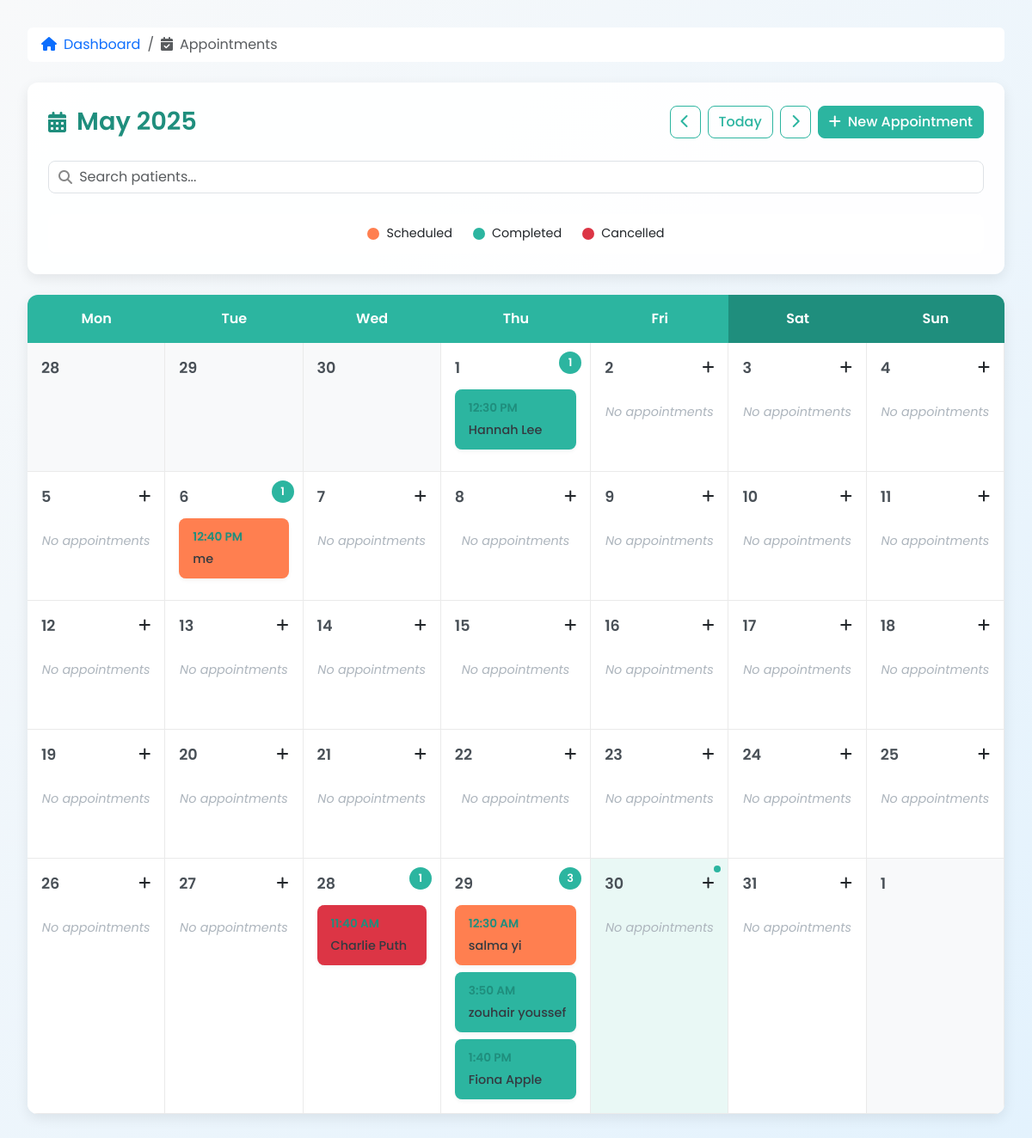
Screenshot of /appointments.php with the database file from the repository.
### tables this page shows
CREATE TABLE `appointments` (
  `id` int NOT NULL,
  `patient_id` int DEFAULT NULL,
  `dentist_id` int DEFAULT NULL,
  `appointment_date` date NOT NULL,
  `appointment_time` time NOT NULL,
  `treatment_type` varchar(100) DEFAULT NULL,
  `status` enum('scheduled','completed','cancelled') DEFAULT 'scheduled',
  `notes` text
);

CREATE TABLE `patients` (
  `id` int NOT NULL,
  `full_name` varchar(100) NOT NULL,
  `phone` varchar(20) NOT NULL,
  `cna` varchar(20) DEFAULT NULL,
  `address` varchar(255) DEFAULT NULL,
  `working_type` enum('student','employed','self-employed','unemployed') NOT NULL,
  `created_at` datetime DEFAULT CURRENT_TIMESTAMP,
  `age` int NOT NULL
);

### appointments.php (the view, shortened to what this page needs)
<?php
require_once 'config.php';
$currentMonth = $_GET['month'] ?? date('Y-m');
$search = $_GET['search'] ?? '';
$date = new DateTime($currentMonth . '-01');
$monthStart = $date->format('Y-m-01');
$monthEnd = $date->format('Y-m-t');
$prevMonth = (clone $date)->modify('-1 month')->format('Y-m');
$nextMonth = (clone $date)->modify('+1 month')->format('Y-m');
$stmt = $pdo->prepare("SELECT a.*, p.full_name AS patient_name, p.phone AS patient_phone
                      FROM appointments a
                      LEFT JOIN patients p ON a.patient_id = p.id
                      WHERE a.appointment_date BETWEEN ? AND ?
                      AND p.full_name LIKE ?
                      ORDER BY appointment_date, appointment_time");
$stmt->execute([$monthStart, $monthEnd, "%$search%"]);
$appointments = $stmt->fetchAll();
$appointmentsByDate = [];
foreach ($appointments as $appt) {
    $appointmentsByDate[$appt['appointment_date']][] = $appt;
}
$firstWeekday = $date->format('N');
$totalDays = $date->format('t');
$weeks = ceil(($totalDays + $firstWeekday - 1) / 7);
$today = date('Y-m-d');
?>
<!DOCTYPE html>
<html lang="en">
<head>
    <link href="https://cdn.jsdelivr.net/npm/bootstrap@5.3.3/dist/css/bootstrap.min.css" rel="stylesheet">
    <link href="https://cdnjs.cloudflare.com/ajax/libs/font-awesome/6.5.0/css/all.min.css" rel="stylesheet">
</head>
<body>
    <div class="dashboard-container">
        <nav class="breadcrumb bg-white px-3 py-2 rounded mb-4">
            <ol class="breadcrumb m-0">
                <li class="breadcrumb-item">
                    <a href="dashboard.php" class="text-decoration-none text-primary">
                        <i class="fas fa-home me-2"></i>Dashboard
                    </a>
                </li>
                <li class="breadcrumb-item active">
                    <i class="fas fa-calendar-check me-2"></i>Appointments
                </li>
            </ol>
        </nav>
        <div class="card calendar-header">
            <div class="calendar-controls">
                <div class="calendar-title">
                    <i class="fas fa-calendar-alt"></i>
                    <span><?= $date->format('F Y') ?></span>
                </div>
                <div class="d-flex gap-2">
                    <a href="?month=<?= $prevMonth ?>&search=<?= urlencode($search) ?>"
                       class="btn btn-outline-primary">
                        <i class="fas fa-chevron-left"></i>
                    </a>
                    <a href="?month=<?= date('Y-m') ?>"
                       class="btn btn-outline-primary">
                        Today
                    </a>
                    <a href="?month=<?= $nextMonth ?>&search=<?= urlencode($search) ?>"
                       class="btn btn-outline-primary">
                        <i class="fas fa-chevron-right"></i>
                    </a>
                    <button class="btn btn-primary" data-bs-toggle="modal" data-bs-target="#addModal">
                        <i class="fas fa-plus me-2"></i>New Appointment
                    </button>
                </div>
            </div>
<div class="search-container">
    <form>
        <div class="position-relative">
            <input type="text" name="search"  value="<?= htmlspecialchars($search) ?>"
                   class="form-control ps-4" placeholder="Search patients...">
        </div>
    </form>
</div>
            <div class="legend">
                <div class="legend-item">
                    <div class="status-indicator scheduled"></div>
                    <span>Scheduled</span>
                </div>
                <div class="legend-item">
                    <div class="status-indicator completed"></div>
                    <span>Completed</span>
                </div>
                <div class="legend-item">
                    <div class="status-indicator cancelled"></div>
                    <span>Cancelled</span>
                </div>
            </div>
        </div>
        <div class="calendar-grid">
            <div class="weekday-header">Mon</div>
            <div class="weekday-header">Tue</div>
            <div class="weekday-header">Wed</div>
            <div class="weekday-header">Thu</div>
            <div class="weekday-header">Fri</div>
            <div class="weekday-header weekend">Sat</div>
            <div class="weekday-header weekend">Sun</div>
            <?php
            $startDay = (clone $date)->modify('-' . ($firstWeekday - 1) . ' days');
            for ($i = 0; $i < $weeks * 7; $i++) {
                $currentDate = $startDay->format('Y-m-d');
                $isCurrentMonth = $startDay->format('Y-m') === $date->format('Y-m');
                $isToday = $currentDate === $today;
                $isWeekend = in_array($startDay->format('D'), ['Sat', 'Sun']);
                $apptCount = isset($appointmentsByDate[$currentDate]) ? count($appointmentsByDate[$currentDate]) : 0;
                $hasAppointments = $apptCount > 0;
                ?>
                <div class="calendar-day
                    <?= !$isCurrentMonth ? 'non-month-day' : '' ?>
                    <?= $isToday ? 'today' : '' ?>
                    <?= $isWeekend ? 'weekend' : '' ?>">
                    <div class="day-header">
                        <div class="day-number"><?= $startDay->format('j') ?></div>
                        <?php if($isCurrentMonth && !$hasAppointments): ?>
                            <div class="add-appointment-btn"
                                 data-date="<?= $currentDate ?>"
                                 data-bs-toggle="modal"
                                 data-bs-target="#addModal"
                                 title="Add appointment">
                                <i class="fas fa-plus"></i>
                            </div>
                        <?php endif; ?>
                    </div>
                    <?php if ($hasAppointments): ?>
                        <div class="appointment-count"><?= $apptCount ?></div>
                    <?php endif; ?>
                    <div class="events">
                        <?php if ($isCurrentMonth && $hasAppointments): ?>
                            <?php foreach ($appointmentsByDate[$currentDate] as $appt): ?>
                                <div class="event-item <?= $appt['status'] ?>"
                                     data-bs-toggle="modal"
                                     data-bs-target="#detailModal<?= $appt['id'] ?>">
                                    <div class="event-time">
                                        <?= date('g:i A', strtotime($appt['appointment_time'])) ?>
                                    </div>
                                    <div class="event-patient">
                                        <?= htmlspecialchars($appt['patient_name']) ?>
                                    </div>
                                </div>
                            <?php endforeach; ?>
                        <?php elseif($isCurrentMonth): ?>
                            <div class="empty-day">No appointments</div>
                        <?php endif; ?>
                    </div>
                </div>
                <?php
                $startDay->modify('+1 day');
            }
            ?>
        </div>
    </div>
</body>
</html>

### appointments.php (style rules this page uses)
:root { --primary: #2cb5a0; --primary-dark: #1f8e7d; --secondary: #f0f7fa; --scheduled: #ff7f50; --completed: #2cb5a0; --cancelled: #dc3545; --light-bg: #f8f9fa; --dark-bg: #e3f2fd; --card-bg: rgba(255, 255, 255, 0.95); --border-radius: 12px; --box-shadow: 0 5px 15px rgba(0, 0, 0, 0.08); --success: #28a745; --error: #dc3545; }
* { font-family: 'Poppins', sans-serif; }
body { background: linear-gradient(135deg, var(--light-bg) 0%, var(--dark-bg) 100%); min-height: 100vh; padding: 2rem; animation: fadeIn 0.5s ease-in-out; }
.dashboard-container { max-width: 1400px; margin: 0 auto; }
.card { border: none; border-radius: var(--border-radius); box-shadow: var(--box-shadow); background: var(--card-bg); transition: all 0.3s ease; overflow: hidden; }
.calendar-header { padding: 1.5rem; margin-bottom: 1.5rem; }
.calendar-controls { display: flex; align-items: center; gap: 1rem; flex-wrap: wrap; }
.calendar-title { display: flex; align-items: center; gap: 0.75rem; font-size: 1.8rem; font-weight: 600; color: var(--primary-dark); margin-right: auto; }
.calendar-title i { font-size: 1.5rem; }
.btn-outline-primary { border-color: var(--primary); color: var(--primary); border-radius: 8px; font-weight: 500; }
.btn-primary { background: var(--primary); border-color: var(--primary); border-radius: 8px; font-weight: 500; transition: all 0.3s; }
.calendar-grid { display: grid; grid-template-columns: repeat(7, 1fr); gap: 0; background: white; border-radius: var(--border-radius); overflow: hidden; box-shadow: var(--box-shadow); }
.weekday-header { padding: 1rem; text-align: center; font-weight: 600; color: white; background: var(--primary); }
.weekend { background: var(--primary-dark); }
.calendar-day { min-height: 150px; padding: 1rem; border-right: 1px solid #eaeaea; border-bottom: 1px solid #eaeaea; position: relative; background: white; transition: all 0.2s ease; }
.today { background: rgba(44, 181, 160, 0.1); position: relative; }
.today::before { content: ''; position: absolute; top: 8px; right: 8px; width: 8px; height: 8px; background: var(--primary); border-radius: 50%; }
.non-month-day { background: #f8f9fa; color: #adb5bd; }
.day-header { display: flex; justify-content: space-between; align-items: center; margin-bottom: 0.75rem; }
.day-number { font-size: 1.1rem; font-weight: 600; color: #495057; }
.appointment-count { position: absolute; top: 10px; right: 10px; width: 26px; height: 26px; background: var(--primary); color: white; border-radius: 50%; display: flex; align-items: center; justify-content: center; font-size: 0.8rem; font-weight: 600; }
.events { display: flex; flex-direction: column; gap: 0.5rem; }
.event-item { background: white; border-radius: 8px; padding: 0.75rem; border-left: 4px solid var(--scheduled); box-shadow: 0 2px 5px rgba(0, 0, 0, 0.05); cursor: pointer; transition: all 0.2s ease; }
.event-item.completed { border-left-color: var(--completed); }
.event-item.cancelled { border-left-color: var(--cancelled); }
.event-time { font-size: 0.85rem; font-weight: 600; color: var(--primary-dark); margin-bottom: 0.25rem; }
.event-patient { font-size: 0.9rem; font-weight: 500; color: #343a40; white-space: nowrap; overflow: hidden; text-overflow: ellipsis; }
.empty-day { color: #adb5bd; font-style: italic; font-size: 0.9rem; text-align: center; padding: 1rem 0; }
.search-container { position: relative; margin-top: 1.5rem; }
.search-container .form-control { border-radius: 8px; padding-left: 2.5rem; }
.legend { display: flex; gap: 1.5rem; justify-content: center; margin-top: 1.5rem; padding: 0.75rem; background: rgba(255, 255, 255, 0.8); border-radius: 8px; }
.legend-item { display: flex; align-items: center; gap: 0.5rem; font-size: 0.9rem; }
.status-indicator { width: 14px; height: 14px; border-radius: 50%; }
.scheduled { background: var(--scheduled); }
.completed { background: var(--completed); }
.cancelled { background: var(--cancelled); }
.form-control.ps-4 { padding-left: 2.2rem !important; }

### rows the page displays
appointments: appointment_time "12:30 PM", patient.full_name "Hannah Lee"
appointments: appointment_time "12:40 PM", patient.full_name "me"
appointments: patient.full_name "Charlie Puth"
appointments: appointment_time "12:30 AM", patient.full_name "salma yi"
appointments: appointment_time "3:50 AM", patient.full_name "zouhair youssef"
appointments: appointment_time "1:40 PM", patient.full_name "Fiona Apple"

### other values shown
$date->format('F Y') "May 2025"
$startDay->format('j') "28"
$startDay->format('j') "29"
$startDay->format('j') "30"
$startDay->format('j') "1"
$apptCount "1"
$startDay->format('j') "2"
$startDay->format('j') "3"
$startDay->format('j') "4"
$startDay->format('j') "5"
$startDay->format('j') "6"
$startDay->format('j') "7"
$startDay->format('j') "8"
$startDay->format('j') "9"
$startDay->format('j') "10"
